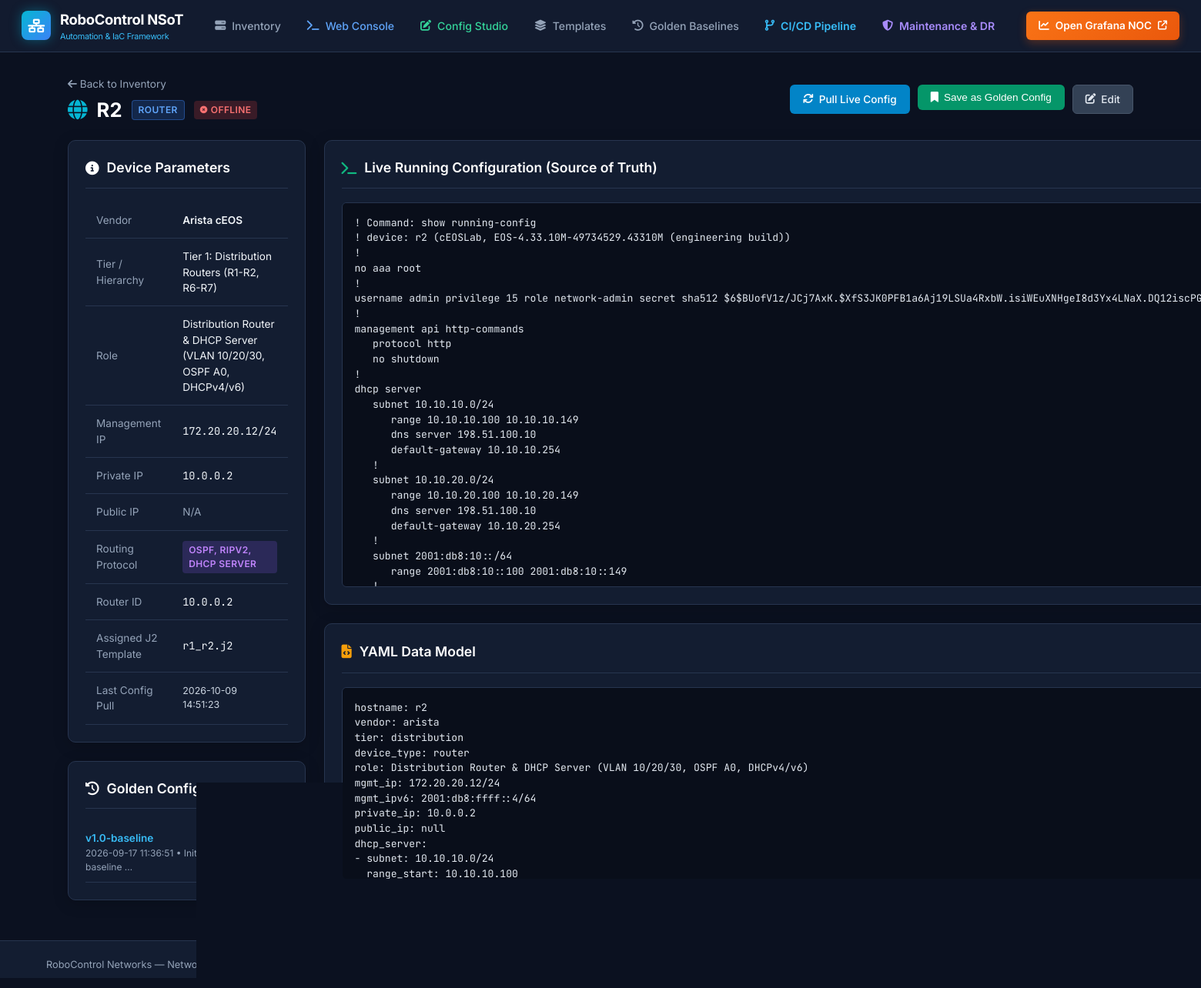
Before: /device/2/ with the older database file.
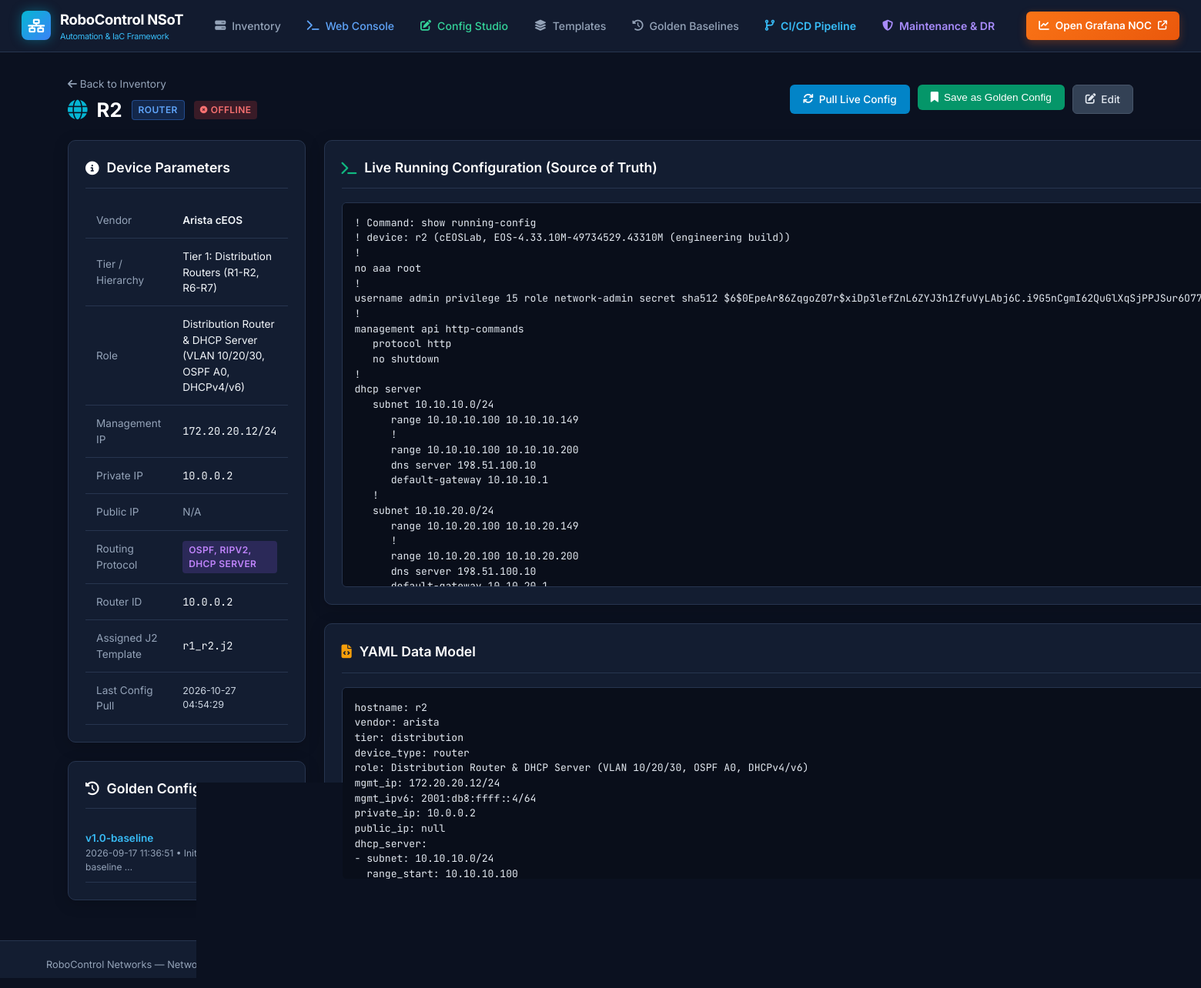
After: the same page with the newer database file.
### automation/models.py (models this page shows, shortened)
class Device(models.Model):
    DEVICE_TYPES = [
        ('router', 'Router'),
        ('switch', 'Switch'),
        ('host', 'Host'),
        ('nmas', 'NMAS Station'),
        ('server', 'Internet Web Server'),
        ('backup', 'Backup Node'),
    ]
    VENDORS = [
        ('arista', 'Arista cEOS'),
        ('cisco_nxos', 'Cisco NX-OS 9000v'),
        ('cisco_xrv', 'Cisco IOS-XRv 9000'),
        ('sonic', 'SONiC VS (sonic-vs)'),
        ('linux', 'Linux Host / Server'),
    ]
    TIERS = [
        ('distribution', 'Tier 1: Distribution Routers (R1-R2, R6-R7)'),
        ('asbr', 'Tier 2: ASBR Core Routers (R3-R4)'),
        ('pe_router', 'Tier 3: PE WAN Gateway (R5)'),
        ('access_switch', 'Tier 4: Access Switches (S1-S2)'),
        ('core_switch', 'Tier 5: Core Backbone Switches (S3-S4)'),
        ('host', 'End Host (H1-H5)'),
        ('management', 'Management & Automation'),
    ]
    name = models.CharField(max_length=64, unique=True, verbose_name="Hostname / Device Name")
    device_type = models.CharField(max_length=32, choices=DEVICE_TYPES, default='router')
    vendor = models.CharField(max_length=64, choices=VENDORS, default='arista')
    tier = models.CharField(max_length=64, choices=TIERS, default='distribution')
    role = models.CharField(max_length=255, blank=True, verbose_name="Deployment Role")
    public_ip = models.CharField(max_length=64, blank=True, null=True, verbose_name="Public / WAN IP")
    private_ip = models.CharField(max_length=64, blank=True, null=True, verbose_name="Private IP")
    mgmt_ip = models.CharField(max_length=64, blank=True, null=True, verbose_name="Management IP")
    status = models.CharField(max_length=32, default='Online')
    routing_protocols = models.CharField(max_length=128, blank=True, default="OSPF", verbose_name="Routing Protocol(s)")
    bgp_asn = models.IntegerField(blank=True, null=True, verbose_name="BGP Local ASN")
    router_id = models.CharField(max_length=64, blank=True, null=True, verbose_name="Router ID")
    interface_ips = models.TextField(blank=True, verbose_name="Interface IPs / Descriptions")
    vlans = models.CharField(max_length=128, blank=True, verbose_name="VLANs (e.g. 10,20,30)")
    custom_config_yaml = models.TextField(blank=True, verbose_name="YAML Data Model")
    running_config = models.TextField(blank=True, verbose_name="Live Running Configuration")
    template_name = models.CharField(max_length=128, blank=True, default="r1_r2.j2", verbose_name="Jinja2 Template File")
    uploaded_config_file = models.FileField(upload_to='uploaded_configs/', blank=True, null=True, verbose_name="Uploaded Running Config File")
    uploaded_template_file = models.FileField(upload_to='uploaded_templates/', blank=True, null=True, verbose_name="Uploaded Jinja2 Template File")
    last_config_pulled_at = models.DateTimeField(blank=True, null=True)
    created_at = models.DateTimeField(auto_now_add=True)
    updated_at = models.DateTimeField(auto_now=True)
    class Meta:
        ordering = ['name']

### automation/views.py (the view)
# urls.py: path('device/<int:device_id>/', views.device_detail_view, name='device_detail'),
def device_detail_view(request, device_id):
    device = get_object_or_404(Device, id=device_id)
    device.status = check_device_live_status(device)
    device.save()
    golden_configs = device.golden_configs.all()[:10]
    context = {
        'device': device,
        'golden_configs': golden_configs,
    }
    return render(request, 'automation/device_detail.html', context)

### templates/automation/device_detail.html (shortened to what the changed rows need)
{% extends 'automation/base.html' %}
{% block content %}
<div style="display: flex; justify-content: space-between; align-items: center; margin-bottom: 20px;">
  <div>
    <a href="{% url 'dashboard' %}" style="color: var(--text-muted); text-decoration: none; font-size: 0.85rem;">
      <i class="fa-solid fa-arrow-left"></i> Back to Inventory
    </a>
    <h1 style="font-size: 1.6rem; font-weight: 700; color: #ffffff; margin-top: 4px; display: flex; align-items: center; gap: 12px;">
      <i class="fa-solid {% if device.device_type == 'router' %}fa-globe{% elif device.device_type == 'switch' %}fa-shuffle{% else %}fa-desktop{% endif %}" style="color: var(--accent-cyan);"></i>
      {{ device.name|upper }}
      <span class="badge badge-{{ device.device_type }}">{{ device.get_device_type_display }}</span>
      {% if "Degraded" in device.status %}
        <span class="badge badge-warning"><i class="fa-solid fa-triangle-exclamation" style="font-size: 0.6rem;"></i> {{ device.status }}</span>
      {% elif device.status == "Online" %}
        <span class="badge badge-online"><i class="fa-solid fa-check-circle" style="font-size: 0.6rem;"></i> Online</span>
      {% else %}
        <span class="badge badge-offline"><i class="fa-solid fa-circle-xmark" style="font-size: 0.6rem;"></i> {{ device.status }}</span>
      {% endif %}
    </h1>
  </div>
</div>
<div style="display: grid; grid-template-columns: 1fr 2fr; gap: 24px;">
  <div>
    <div class="card">
      <table style="font-size: 0.85rem;">
        <tr>
          <td style="color: var(--text-muted); width: 40%;">Vendor</td>
          <td style="font-weight: 600;">{{ device.get_vendor_display }}</td>
        </tr>
        <tr>
          <td style="color: var(--text-muted);">Tier / Hierarchy</td>
          <td>{{ device.get_tier_display }}</td>
        </tr>
        <tr>
          <td style="color: var(--text-muted);">Role</td>
          <td>{{ device.role|default:"--" }}</td>
        </tr>
        <tr>
          <td><code>{{ device.mgmt_ip|default:"--" }}</code></td>
        </tr>
        <tr>
          <td><code>{{ device.private_ip|default:"--" }}</code></td>
        </tr>
        {% if device.routing_protocols %}
        <tr>
          <td style="color: var(--text-muted);">Routing Protocol</td>
          <td><span class="badge" style="background: rgba(139, 92, 246, 0.2); color: #c084fc;">{{ device.routing_protocols }}</span></td>
        </tr>
        {% endif %}
        {% if device.router_id %}
        <tr>
          <td style="color: var(--text-muted);">Router ID</td>
          <td><code>{{ device.router_id }}</code></td>
        </tr>
        {% endif %}
        <tr>
          <td><code>{{ device.template_name|default:"--" }}</code></td>
        </tr>
        <tr>
          <td style="color: var(--text-muted);">Last Config Pull</td>
          <td style="font-size: 0.78rem; color: #cbd5e1;">
            {% if device.last_config_pulled_at %}
              {{ device.last_config_pulled_at|date:"Y-m-d H:i:s" }}
            {% else %}
              <span style="color: #eab308;">Not pulled yet</span>
            {% endif %}
          </td>
        </tr>
      </table>
    </div>
  </div>
  <div>
    <div class="card">
      {% if device.running_config %}
        <pre class="code-box" id="runningConfigCode"><code>{{ device.running_config }}</code></pre>
      {% endif %}
    </div>
    {% if device.custom_config_yaml %}
    <div class="card">
      <div class="card-header">
        <div class="card-title">
          <i class="fa-solid fa-file-code" style="color: var(--accent-amber);"></i>
          <span>YAML Data Model</span>
        </div>
      </div>
      <pre class="code-box" style="max-height: 250px;"><code>{{ device.custom_config_yaml }}</code></pre>
    </div>
    {% endif %}
  </div>
</div>
{% endblock %}

Changed rows visible on the page:
changed Device "Arista cEOS": last_config_pulled_at "2026-10-09 14:51:23" → "2026-10-27 04:54:29"
